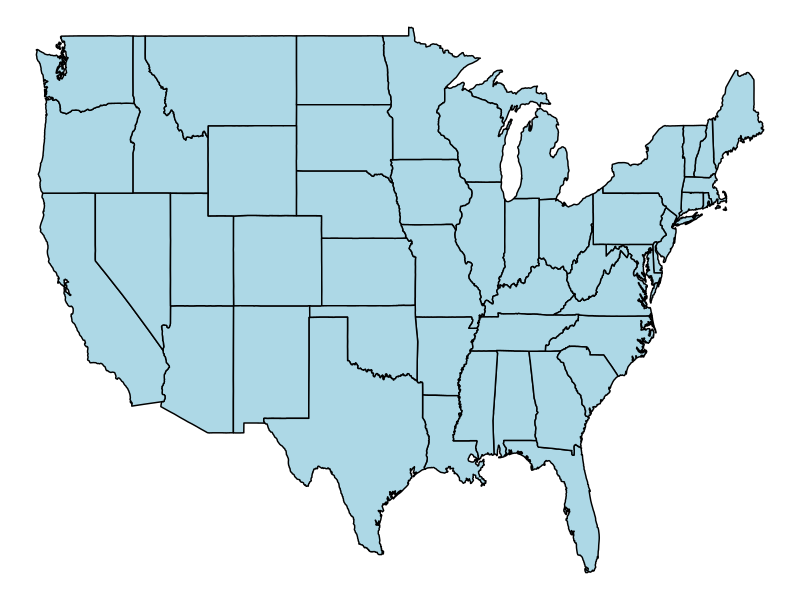
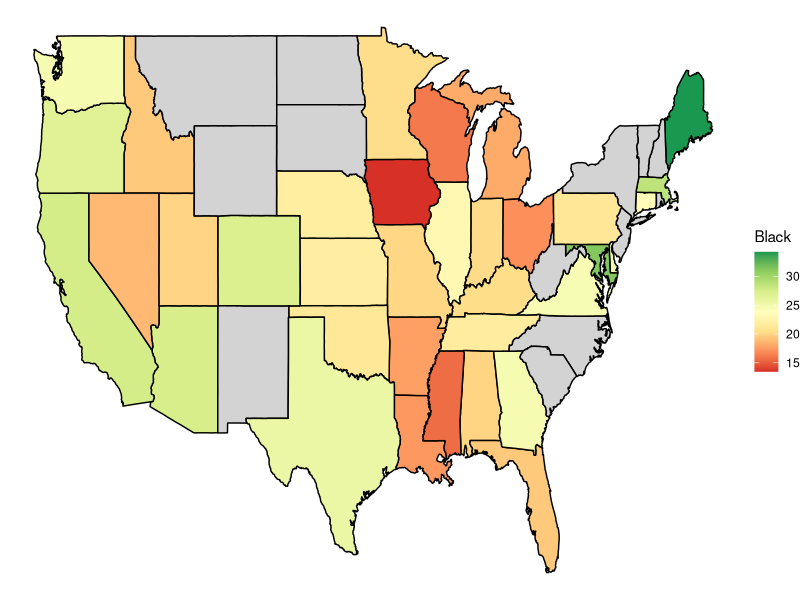

Generate these figures, in order, with R:
library(tidyverse)
library(maps)
library(RColorBrewer)

data = read.csv("data/NCES.csv") %>%
  mutate(State = gsub("\\ ","",State))
data.50states = data %>% filter(State != "UnitedStates" & State != "DistrictofColumbia")
data.hs = data.50states %>% filter(Degree == "High School") %>% mutate(State = tolower(State))
data.bach = data.50states %>% filter(Degree == "Bachelors") %>% mutate(State = tolower(State))

usMap = map_data("state") 

usMapHS = usMap %>% left_join(data.hs, by = c("region" = "State"))
usMapBach = usMap %>% left_join(data.bach, by = c("region" = "State"))

# draw a blank U.S. map 

ggplot() +
  geom_polygon(data = usMap,aes(x = long, y = lat, group = group),
               color = "black",fill = "lightblue") +
  theme_void()

# fill the map using

ggplot() +
  geom_polygon(data = usMapBach,aes(x = long, y = lat, group = group,fill = Black),
               color = "black") +
  scale_fill_distiller(palette = "RdYlGn", direction = 1,na.value = "lightgrey") +
  theme_void()

